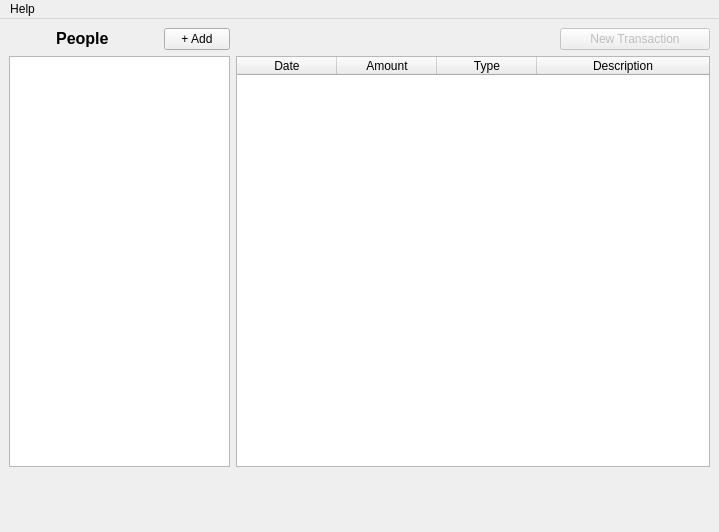
<?xml version="1.0" encoding="UTF-8"?>
<ui version="4.0">
    <class>MainWindow</class>
    <widget class="QMainWindow" name="MainWindow">
        <property name="geometry">
            <rect>
                <x>0</x>
                <y>0</y>
                <width>719</width>
                <height>532</height>
            </rect>
        </property>
        <property name="windowTitle">
            <string>Debt Manager</string>
        </property>
        <widget class="QWidget" name="centralwidget">
            <layout class="QGridLayout" name="gridLayout">
                <item row="0" column="0">
                    <layout class="QHBoxLayout" name="horizontalLayout_2">
                        <property name="spacing">
                            <number>5</number>
                        </property>
                        <item>
                            <widget class="QLabel" name="people_label">
                                <property name="maximumSize">
                                    <size>
                                        <width>150</width>
                                        <height>16777215</height>
                                    </size>
                                </property>
                                <property name="text">
                                    <string>&lt;html&gt;&lt;head/&gt;&lt;body&gt;&lt;p align=&quot;center&quot;&gt;&lt;span
                                        style=&quot; font-size:12pt; font-weight:600;&quot;&gt;People&lt;/span&gt;&lt;/p&gt;&lt;/body&gt;&lt;/html&gt;
                                    </string>
                                </property>
                                <property name="textFormat">
                                    <enum>Qt::RichText</enum>
                                </property>
                            </widget>
                        </item>
                        <item>
                            <widget class="QPushButton" name="add_person_button">
                                <property name="maximumSize">
                                    <size>
                                        <width>66</width>
                                        <height>16777215</height>
                                    </size>
                                </property>
                                <property name="text">
                                    <string>+ Add</string>
                                </property>
                            </widget>
                        </item>
                        <item>
                            <widget class="QLabel" name="transactions_label">
                                <property name="text">
                                    <string/>
                                </property>
                            </widget>
                        </item>
                        <item>
                            <widget class="QPushButton" name="new_transaction_button">
                                <property name="enabled">
                                    <bool>false</bool>
                                </property>
                                <property name="maximumSize">
                                    <size>
                                        <width>150</width>
                                        <height>16777215</height>
                                    </size>
                                </property>
                                <property name="text">
                                    <string>New Transaction</string>
                                </property>
                            </widget>
                        </item>
                    </layout>
                </item>
                <item row="1" column="0">
                    <layout class="QGridLayout" name="gridLayout_2">
                        <property name="sizeConstraint">
                            <enum>QLayout::SetNoConstraint</enum>
                        </property>
                        <property name="rightMargin">
                            <number>0</number>
                        </property>
                        <item row="1" column="0">
                            <widget class="QLabel" name="people_total_label">
                                <property name="minimumSize">
                                    <size>
                                        <width>0</width>
                                        <height>50</height>
                                    </size>
                                </property>
                                <property name="text">
                                    <string/>
                                </property>
                            </widget>
                        </item>
                        <item row="0" column="0">
                            <widget class="QListWidget" name="people_list">
                                <property name="maximumSize">
                                    <size>
                                        <width>221</width>
                                        <height>16777215</height>
                                    </size>
                                </property>
                            </widget>
                        </item>
                        <item row="0" column="1">
                            <widget class="QTableWidget" name="transactions_table">
                                <property name="editTriggers">
                                    <set>QAbstractItemView::NoEditTriggers</set>
                                </property>
                                <property name="columnCount">
                                    <number>4</number>
                                </property>
                                <attribute name="horizontalHeaderStretchLastSection">
                                    <bool>true</bool>
                                </attribute>
                                <attribute name="verticalHeaderStretchLastSection">
                                    <bool>false</bool>
                                </attribute>
                                <column>
                                    <property name="text">
                                        <string>Date</string>
                                    </property>
                                </column>
                                <column>
                                    <property name="text">
                                        <string>Amount</string>
                                    </property>
                                </column>
                                <column>
                                    <property name="text">
                                        <string>Type</string>
                                    </property>
                                </column>
                                <column>
                                    <property name="text">
                                        <string>Description</string>
                                    </property>
                                </column>
                            </widget>
                        </item>
                        <item row="1" column="1">
                            <widget class="QLabel" name="transactions_total_label">
                                <property name="text">
                                    <string/>
                                </property>
                            </widget>
                        </item>
                    </layout>
                </item>
            </layout>
        </widget>
        <widget class="QMenuBar" name="menubar">
            <property name="geometry">
                <rect>
                    <x>0</x>
                    <y>0</y>
                    <width>719</width>
                    <height>20</height>
                </rect>
            </property>
            <widget class="QMenu" name="menuAbout">
                <property name="title">
                    <string>Help</string>
                </property>
                <addaction name="actionAbout"/>
            </widget>
            <addaction name="menuAbout"/>
        </widget>
        <action name="actionAbout">
            <property name="text">
                <string>About</string>
            </property>
        </action>
    </widget>
    <resources/>
    <connections/>
</ui>
